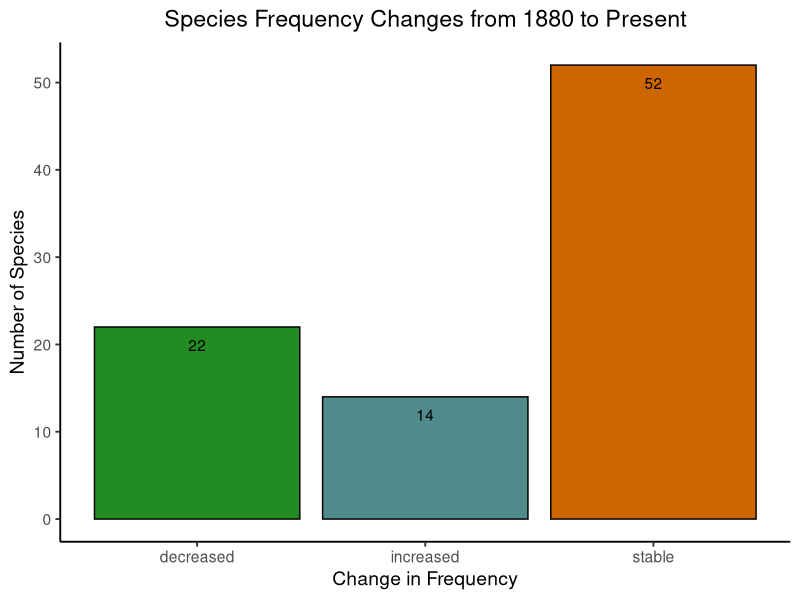

Generate this figure with R:
## ---- chunk 1
knitr::opts_chunk$set(echo = TRUE)
## ---- chunk 2
require(dplyr)
require(ggplot2)
require(utils)

freq.plot <- read.csv('frequency_plot_data.csv', header = TRUE)

freq.plot %>% 
  ggplot(aes(freq.changes, species.number, fill = freq.changes)) +
  geom_bar(stat="identity", color="black") +
  ggtitle("Species Frequency Changes from 1880 to Present") + 
  geom_text(aes(label = species.number, vjust = 2)) +
  guides(fill = FALSE) +
  labs(x = "Change in Frequency", y = "Number of Species") +
  theme_classic(base_size=14) +
  theme(plot.title = element_text(hjust = 0.5)) +
  scale_fill_manual(values=c("forestgreen", "darkslategray4", "darkorange3"))
## ---- chunk 3
require(knitr)
require(utils)

freq.table <- read.csv('frequency_table_data.csv', header = TRUE)

knitr::kable(freq.table)
